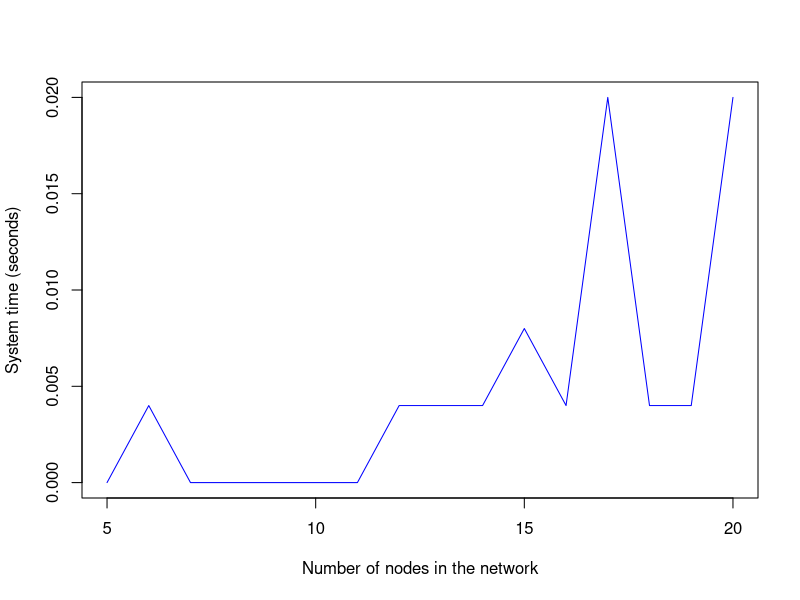

The R source for this figure:
times <- read.table("times.txt", header=TRUE)
n <- times$n
t <- times$systemtime

plot(x=n, y=t, type="l", col="blue", xlab="Number of nodes in the network", ylab="System time (seconds)")

